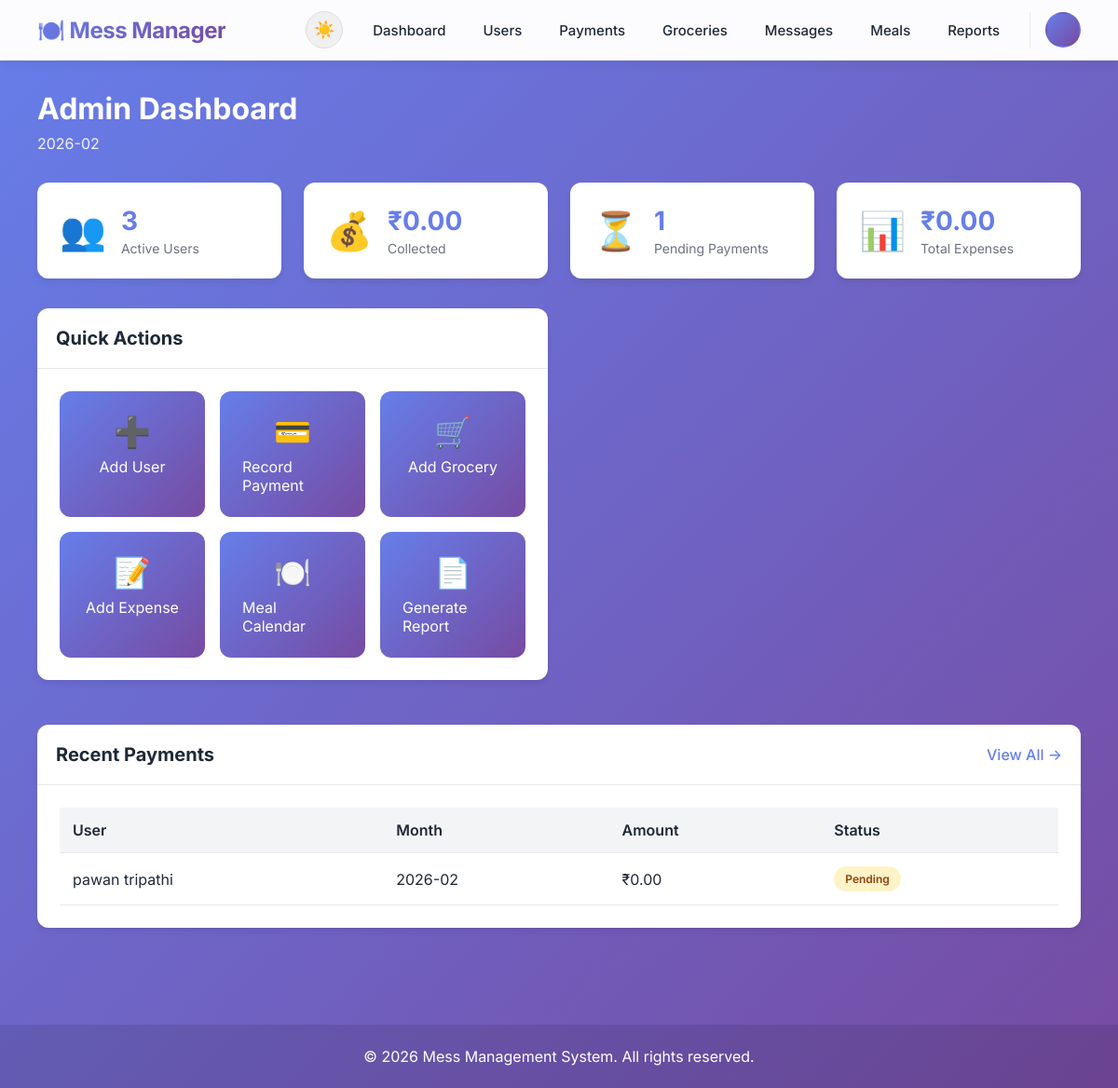
The app's page /manage/dashboard/ (signed in) with its own data.
### core/models.py (models this page shows, shortened)
class Payment(models.Model):
    STATUS_CHOICES = (
        ('pending', 'Pending'),
        ('partial', 'Partial'),
        ('paid', 'Paid'),
    )
    user = models.ForeignKey(User, on_delete=models.CASCADE, related_name='payments')
    month_year = models.CharField(max_length=7, help_text="Format: YYYY-MM")
    amount = models.DecimalField(max_digits=10, decimal_places=2)
    status = models.CharField(max_length=10, choices=STATUS_CHOICES, default='pending')
    transaction_id = models.CharField(max_length=100, blank=True, null=True)
    proof_image = models.ImageField(upload_to='payment_proofs/', blank=True, null=True)
    paid_date = models.DateTimeField(blank=True, null=True)
    created_at = models.DateTimeField(auto_now_add=True)
    class Meta:
        verbose_name = 'Payment'
        verbose_name_plural = 'Payments'
        unique_together = ('user', 'month_year')
        ordering = ['-month_year', 'user__first_name']

### core/views.py (the view)
# urls.py: path('manage/dashboard/', views.admin_dashboard, name='admin_dashboard'),
@admin_required
def admin_dashboard(request):
    current_month = datetime.now().strftime('%Y-%m')
    total_users = UserProfile.objects.filter(role='user', is_active=True).count()
    total_payments = Payment.objects.filter(month_year=current_month, status='paid').aggregate(Sum('amount'))['amount__sum'] or 0
    pending_payments = Payment.objects.filter(month_year=current_month, status='pending').count()
    total_groceries = Grocery.objects.filter(month_year=current_month).aggregate(Sum('price'))['price__sum'] or 0
    try:
        fixed_expense = FixedExpense.objects.get(month_year=current_month)
        total_fixed = fixed_expense.total_fixed_expense
    except FixedExpense.DoesNotExist:
        total_fixed = 0
    pending_messages = Message.objects.filter(status='pending').count()
    recent_payments = Payment.objects.select_related('user').order_by('-created_at')[:5]
    context = {
        'total_users': total_users,
        'total_payments': total_payments,
        'pending_payments': pending_payments,
        'total_groceries': total_groceries,
        'total_fixed': total_fixed,
        'total_expenses': total_groceries + total_fixed,
        'pending_messages': pending_messages,
        'recent_payments': recent_payments,
        'current_month': current_month,
    }
    return render(request, 'admin/dashboard.html', context)

### templates/admin/dashboard.html (shortened to what this page needs)
{% extends 'base.html' %}
{% load static %}
{% block content %}
<div class="dashboard-header">
    <h1>Admin Dashboard</h1>
    <p class="subtitle">{{ current_month }}</p>
</div>
<div class="stats-grid">
    <div class="stat-card">
        <div class="stat-icon">👥</div>
        <div class="stat-content">
            <h3>{{ total_users }}</h3>
            <p>Active Users</p>
        </div>
    </div>
    <div class="stat-card">
        <div class="stat-icon">💰</div>
        <div class="stat-content">
            <h3>₹{{ total_payments|floatformat:2 }}</h3>
            <p>Collected</p>
        </div>
    </div>
    <div class="stat-card">
        <div class="stat-icon">⏳</div>
        <div class="stat-content">
            <h3>{{ pending_payments }}</h3>
            <p>Pending Payments</p>
        </div>
    </div>
    <div class="stat-card">
        <div class="stat-icon">📊</div>
        <div class="stat-content">
            <h3>₹{{ total_expenses|floatformat:2 }}</h3>
            <p>Total Expenses</p>
        </div>
    </div>
</div>
<div class="dashboard-content dashboard-grid">
    <div class="card">
        <div class="card-header">
            <h2>Quick Actions</h2>
        </div>
        <div class="card-body">
            <div class="quick-actions">
                <a href="{% url 'user_create' %}" class="action-btn">
                    <span class="action-icon">➕</span>
                    <span>Add User</span>
                </a>
                <a href="{% url 'payment_create' %}" class="action-btn">
                    <span class="action-icon">💳</span>
                    <span>Record Payment</span>
                </a>
                <a href="{% url 'grocery_create' %}" class="action-btn">
                    <span class="action-icon">🛒</span>
                    <span>Add Grocery</span>
                </a>
                <a href="{% url 'expense_create' %}" class="action-btn">
                    <span class="action-icon">📝</span>
                    <span>Add Expense</span>
                </a>
                <a href="{% url 'meal_calendar' %}" class="action-btn">
                    <span class="action-icon">🍽️</span>
                    <span>Meal Calendar</span>
                </a>
                <a href="{% url 'monthly_report' %}?month={{ current_month }}" class="action-btn">
                    <span class="action-icon">📄</span>
                    <span>Generate Report</span>
                </a>
            </div>
        </div>
    </div>
    <div class="card card-full-width">
        <div class="card-header">
            <h2>Recent Payments</h2>
            <a href="{% url 'payment_list' %}" class="view-all">View All →</a>
        </div>
        <div class="card-body">
            {% if recent_payments %}
            <div class="table-responsive">
                <table class="data-table">
                    <thead>
                        <tr>
                            <th>User</th>
                            <th>Month</th>
                            <th>Amount</th>
                            <th>Status</th>
                        </tr>
                    </thead>
                    <tbody>
                        {% for payment in recent_payments %}
                        <tr>
                            <td>{{ payment.user.get_full_name }}</td>
                            <td>{{ payment.month_year }}</td>
                            <td>₹{{ payment.amount|floatformat:2 }}</td>
                            <td><span class="badge badge-{{ payment.status }}">{{ payment.get_status_display }}</span>
                            </td>
                        </tr>
                        {% endfor %}
                    </tbody>
                </table>
            </div>
            {% else %}
            <p class="empty-state">No recent payments</p>
            {% endif %}
        </div>
    </div>
</div>
{% endblock %}

### static/css/style.css (style rules this page uses)
* { margin: 0; padding: 0; box-sizing: border-box; }
:root { --primary: #667eea; --primary-dark: #5568d3; --secondary: #764ba2; --success: #10b981; --warning: #f59e0b; --danger: #ef4444; --dark: #1f2937; --light: #f3f4f6; --white: #ffffff; --gray: #6b7280; --border: #e5e7eb; }
body { font-family: 'Inter', -apple-system, BlinkMacSystemFont, 'Segoe UI', sans-serif; background: linear-gradient(135deg, #667eea 0%, #764ba2 100%); min-height: 100vh; color: var(--dark); }
.card { background: var(--white); border-radius: 12px; box-shadow: 0 4px 6px rgba(0, 0, 0, 0.07); margin-bottom: 1.5rem; overflow: hidden; }
.card-header { padding: 1.25rem; border-bottom: 1px solid var(--border); display: flex; justify-content: space-between; align-items: center; }
.card-header h2 { font-size: 1.25rem; color: var(--dark); }
.card-body { padding: 1.5rem; }
.stats-grid { display: grid; grid-template-columns: repeat(auto-fit, minmax(250px, 1fr)); gap: 1.5rem; margin-bottom: 2rem; }
.stat-card { background: var(--white); padding: 1.5rem; border-radius: 12px; box-shadow: 0 4px 6px rgba(0, 0, 0, 0.07); display: flex; align-items: center; gap: 1rem; transition: transform 0.3s; }
.stat-icon { font-size: 2.5rem; }
.stat-content h3 { font-size: 1.75rem; color: var(--primary); margin-bottom: 0.25rem; }
.stat-content p { color: var(--gray); font-size: 0.875rem; }
.quick-actions { display: grid; grid-template-columns: repeat(auto-fit, minmax(150px, 1fr)); gap: 1rem; }
.action-btn { display: flex; flex-direction: column; align-items: center; gap: 0.5rem; padding: 1.5rem; background: linear-gradient(135deg, var(--primary), var(--secondary)); color: var(--white); border-radius: 12px; text-decoration: none; transition: all 0.3s; }
.action-icon { font-size: 2rem; }
.table-responsive { overflow-x: auto; }
.data-table { width: 100%; border-collapse: collapse; }
.data-table thead { background: var(--light); }
.data-table th, .data-table td { padding: 0.875rem; text-align: left; border-bottom: 1px solid var(--border); }
.data-table th { font-weight: 600; color: var(--dark); }
.badge { padding: 0.375rem 0.75rem; border-radius: 20px; font-size: 0.75rem; font-weight: 600; display: inline-block; }
.badge-pending, .badge-warning { background: #fef3c7; color: #92400e; }
.dashboard-header, .page-header { margin-bottom: 2rem; }
.dashboard-header h1, .page-header h1 { color: var(--white); font-size: 2rem; margin-bottom: 0.5rem; }
.subtitle { color: rgba(255, 255, 255, 0.9); }
.view-all { color: var(--primary); text-decoration: none; font-weight: 500; }
@media (min-width: 1024px) { .stats-grid { grid-template-columns: repeat(auto-fit, minmax(250px, 1fr)); } }
@media (min-width: 1024px) { .quick-actions { grid-template-columns: repeat(auto-fit, minmax(150px, 1fr)); } }

### static/css/dark-mode.css (style rules this page uses)
body, .card, .btn, input, select, textarea, table, nav { transition: background-color 0.3s ease, color 0.3s ease, border-color 0.3s ease; }

### templates/admin/dashboard.html (style rules this page uses)
.dashboard-grid { display: grid; grid-template-columns: 1fr; gap: 1.5rem; }
@media (min-width: 1024px) { .dashboard-grid { grid-template-columns: repeat(2, 1fr); } }
@media (min-width: 1024px) { .dashboard-grid .card-full-width { grid-column: 1 / -1; } }

### records on screen
Payment: user.get_full_name "pawan tripathi", month_year "2026-02", amount "0.00", status "Pending"

### other values on screen
{{ total_users }} "3"
{{ total_payments|floatformat:2 }} "0.00"
{{ pending_payments }} "1"
{{ total_expenses|floatformat:2 }} "0.00"
